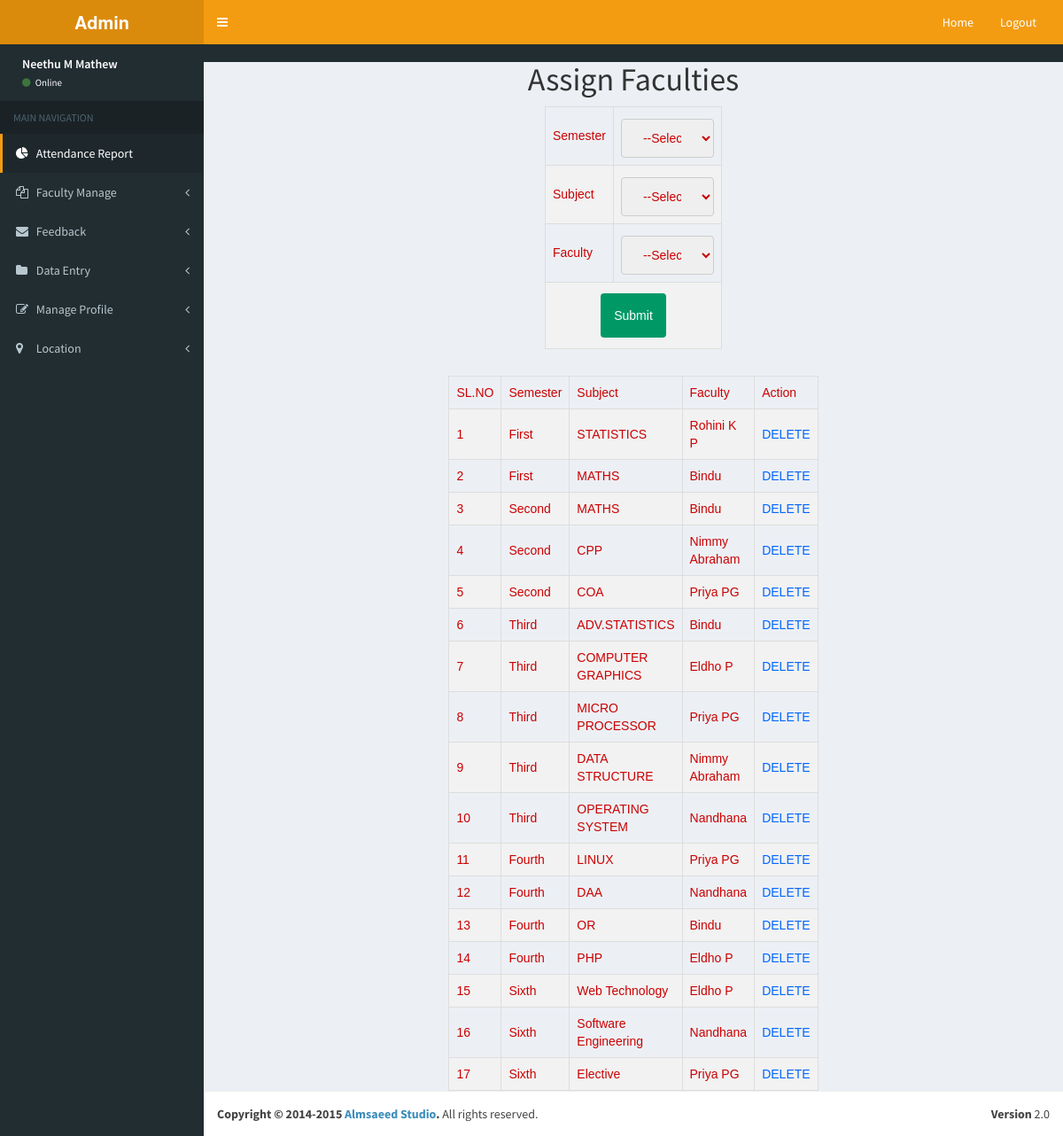
/Project/Admin/Assign.php (signed in), run on the app's committed database.
### tables this page shows
CREATE TABLE `tbl_assign` (
  `assign_id` int(11) NOT NULL,
  `assign_date` varchar(20) NOT NULL,
  `faculty_id` int(10) NOT NULL,
  `subject_id` int(10) NOT NULL,
  `semester_id` int(10) NOT NULL
);

CREATE TABLE `tbl_semester` (
  `semester_id` int(11) NOT NULL,
  `semester_name` varchar(10) NOT NULL
);

CREATE TABLE `tbl_subject` (
  `subject_id` int(11) NOT NULL,
  `subject_name` varchar(20) NOT NULL,
  `semester_id` int(10) NOT NULL,
  `course_id` int(10) NOT NULL
);

CREATE TABLE `tbl_faculty` (
  `faculty_id` int(11) NOT NULL,
  `faculty_name` varchar(30) NOT NULL,
  `faculty_contact` varchar(10) NOT NULL,
  `faculty_address` varchar(500) NOT NULL,
  `faculty_photo` varchar(300) NOT NULL,
  `faculty_proof` varchar(300) NOT NULL,
  `faculty_email` varchar(50) NOT NULL,
  `faculty_password` varchar(10) NOT NULL,
  `place_id` int(10) NOT NULL
);

### Project/Admin/Assign.php (the view, shortened to what this page needs)
<!DOCTYPE html PUBLIC "-//W3C//DTD XHTML 1.0 Transitional//EN" "http://www.w3.org/TR/xhtml1/DTD/xhtml1-transitional.dtd">
<html xmlns="http://www.w3.org/1999/xhtml">
<head>
</head>
<?php
include('Head.php');
?>
<body>
<div id="tab" align="center">
<h1 align="center">Assign Faculties</h1><?php
include("../Assets/Connection/Connection.php");
?>
<form id="form1" name="form1" method="post" action="">
  <table width="200" border="1">
    <tr>
      <td>Semester</td>
      <td><label for="txt_semester" ></label>
        <select required name="txt_semester" id="txt_semester" onchange="getSubject(this.value)">
        <option>--Select Semester--</option>
      </select></td>
    </tr>
    <tr>
      <td>Subject</td>
      <td><label  for="txt_subject"></label>
        <select required name="txt_subject" id="txt_subject">
         <option>--Select Subject--</option>
      </select></td>
    </tr>
    <tr>
      <td>Faculty</td>
      <td><label for="txt_faculty"></label>
        <select required name="txt_faculty" id="txt_faculty">
         <option>--Select Faculty--</option>
      </select></td>
    </tr>
    <tr>
      <td colspan="2" align="center"><input type="submit" name="btn_submit" id="btn_submit" value="Submit" /></td>
    </tr>
  </table>
  <p>&nbsp;</p>
  <?php
  $i=0;
  $selQry="select * from tbl_assign a inner join tbl_semester s on s.semester_id = a.semester_id inner join tbl_subject b on b.subject_id = a.subject_id inner join tbl_faculty f on f.faculty_id=a.faculty_id";
  $res=$con->query($selQry);
  if($res->num_rows>0)
  {
  ?>
  <table width="200" border="1">
    <tr>
      <td>SL.NO</td>
      <td>Semester</td>
      <td>Subject</td>
      <td>Faculty</td>
      <td>Action</td>
    </tr>
    <?php
	while($data=$res->fetch_assoc())
	{
		$i++;
	?>
    <tr>
      <td><?php echo $i; ?></td>
      <td><?php echo $data['semester_name']; ?></td>
      <td><?php echo $data['subject_name']; ?></td>
      <td><?php echo $data['faculty_name']; ?></td>
      <td><a href="Assign.php?did=<?php echo $data['assign_id']; ?>">DELETE</a></td>
    </tr>
    <?php
	}
	?>
  </table>
  <?php
  }
  ?>
</form>
</div>
</body>
</html>
<?php
        include('Foot.php');
        ?>

### Project/Assets/Template/form.css (style rules this page uses)
#tab { font-family: "Trebuchet MS", Arial, Helvetica, sans-serif; border-collapse: collapse; width: 100%; }
#tab td, #tab th { border: 1px solid #ddd; padding: 8px; color: #C00; }
#tab a { color:#06F; }
#tab tr:nth-child(even) { background-color: #f2f2f2; }
input[type=text],[type=password],[type=email],[type=date], select { width: 100%; padding: 12px 20px; margin: 8px 0; display: inline-block; border: 1px solid #ccc; border-radius: 4px; box-sizing: border-box; }
input[type=submit] { background-color: #096; color: white; padding: 15px; margin: 4px 0; border: none; border-radius: 4px; cursor: pointer; }

### data on the page
tbl_assign: semester.semester_name "First", subject.subject_name "STATISTICS", faculty.faculty_name "Rohini K P"
tbl_assign: semester.semester_name "First", subject.subject_name "MATHS", faculty.faculty_name "Bindu"
tbl_assign: semester.semester_name "Second", subject.subject_name "MATHS", faculty.faculty_name "Bindu"
tbl_assign: semester.semester_name "Second", subject.subject_name "CPP", faculty.faculty_name "Nimmy Abraham"
tbl_assign: semester.semester_name "Second", subject.subject_name "COA", faculty.faculty_name "Priya PG"
tbl_assign: semester.semester_name "Third", subject.subject_name "ADV.STATISTICS", faculty.faculty_name "Bindu"
tbl_assign: semester.semester_name "Third", subject.subject_name "COMPUTER GRAPHICS", faculty.faculty_name "Eldho P"
tbl_assign: semester.semester_name "Third", subject.subject_name "MICRO PROCESSOR", faculty.faculty_name "Priya PG"
tbl_assign: semester.semester_name "Third", subject.subject_name "DATA STRUCTURE", faculty.faculty_name "Nimmy Abraham"
tbl_assign: semester.semester_name "Third", subject.subject_name "OPERATING SYSTEM", faculty.faculty_name "Nandhana"
tbl_assign: semester.semester_name "Fourth", subject.subject_name "LINUX", faculty.faculty_name "Priya PG"
tbl_assign: semester.semester_name "Fourth", subject.subject_name "DAA", faculty.faculty_name "Nandhana"
tbl_assign: semester.semester_name "Fourth", subject.subject_name "OR", faculty.faculty_name "Bindu"
tbl_assign: semester.semester_name "Fourth", subject.subject_name "PHP", faculty.faculty_name "Eldho P"
tbl_assign: semester.semester_name "Sixth", subject.subject_name "Web Technology", faculty.faculty_name "Eldho P"
tbl_assign: semester.semester_name "Sixth", subject.subject_name "Software Engineering", faculty.faculty_name "Nandhana"
tbl_assign: semester.semester_name "Sixth", subject.subject_name "Elective", faculty.faculty_name "Priya PG"
